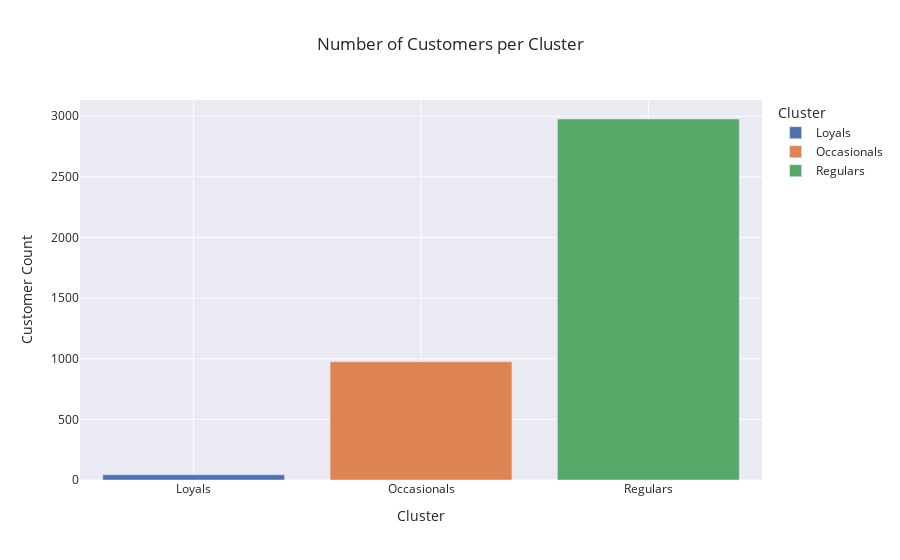

The cell this chart's notebook holds for it:
### Markdown cell above
Here we see the first curious finding about our british customers. Although the mean amount per month is higher for Loyals, who are considered high-monetary and high-frequency, the aggregated amount of monthly purchases for regulars is much higher, especially in Autumn months (see the sum barchart above). This means that regular customers make the most of the revenue for the business.

### Code cell
customer_count = df.groupby('Cluster')['Customer ID'].nunique().reset_index()
customer_count.rename(columns={'Customer ID': 'Customer Count'}, inplace=True)

fig = px.bar(
    customer_count,
    x='Cluster',
    y='Customer Count',
    color='Cluster',
    template='seaborn',
    title='Number of Customers per Cluster'
)
fig.show()

### Figure 1 — Plotly figure (JSON) as saved in the notebook; plotly's stock layout.template omitted (floating-point values rounded to 4 significant figures)
{"data": [{"alignmentgroup": "True", "hovertemplate": "Cluster=%{x}<br>Customer Count=%{y}<extra></extra>", "legendgroup": "Loyals", "marker": {"color": "rgb(76,114,176)", "pattern": {"shape": ""}}, "name": "Loyals", "offsetgroup": "Loyals", "orientation": "v", "showlegend": true, "textposition": "auto", "type": "bar", "x": ["Loyals"], "xaxis": "x", "y": [43], "yaxis": "y"}, {"alignmentgroup": "True", "hovertemplate": "Cluster=%{x}<br>Customer Count=%{y}<extra></extra>", "legendgroup": "Occasionals", "marker": {"color": "rgb(221,132,82)", "pattern": {"shape": ""}}, "name": "Occasionals", "offsetgroup": "Occasionals", "orientation": "v", "showlegend": true, "textposition": "auto", "type": "bar", "x": ["Occasionals"], "xaxis": "x", "y": [975], "yaxis": "y"}, {"alignmentgroup": "True", "hovertemplate": "Cluster=%{x}<br>Customer Count=%{y}<extra></extra>", "legendgroup": "Regulars", "marker": {"color": "rgb(85,168,104)", "pattern": {"shape": ""}}, "name": "Regulars", "offsetgroup": "Regulars", "orientation": "v", "showlegend": true, "textposition": "auto", "type": "bar", "x": ["Regulars"], "xaxis": "x", "y": [2977], "yaxis": "y"}], "layout": {"barmode": "relative", "legend": {"title": {"text": "Cluster"}, "tracegroupgap": 0}, "title": {"text": "Number of Customers per Cluster"}, "xaxis": {"anchor": "y", "categoryarray": ["Loyals", "Occasionals", "Regulars"], "categoryorder": "array", "domain": [0, 1], "title": {"text": "Cluster"}}, "yaxis": {"anchor": "x", "domain": [0, 1], "title": {"text": "Customer Count"}}}}
